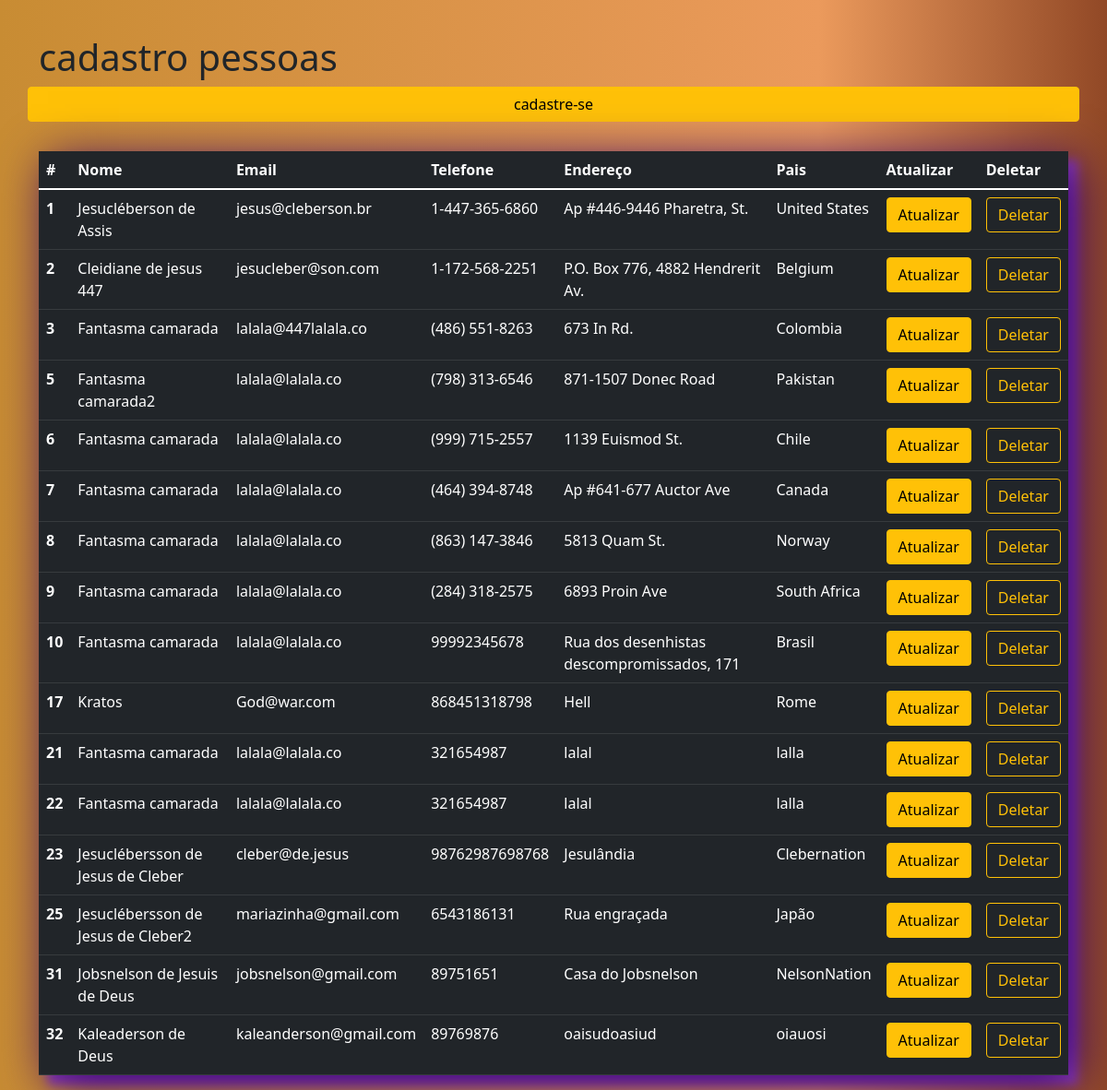
/pages/CRUD_cadastro.php, run on the app's committed database.
### tables this page shows
CREATE TABLE `pessoa` (
  `id_pessoa` int(11) NOT NULL,
  `nome` varchar(250) NOT NULL,
  `email` varchar(250) NOT NULL,
  `telefone` varchar(100) NOT NULL,
  `endereco` varchar(500) NOT NULL,
  `pais` varchar(100) NOT NULL
);

### pages/CRUD_cadastro.php (the view, shortened to what this page needs)
<?php
include'header.php';
$consulta = "select * from pessoa";
$query = mysqli_query($con, $consulta);
$result =mysqli_fetch_all($query, MYSQLI_ASSOC);
?>
<body>
<div class="container">
  <div class="row">
       <h1 style="margin-botton:1cm;margin-top:1cm;">cadastro pessoas</h1>
       <a class="btn mb-3 btn-warning float-start" href="cd_pessoas.php"> cadastre-se</a>
   <div class="col-12">
     <table class="mt-3 table table-dark" style="box-shadow:10px 10px 50px #350068,10px 10px 10px #9644C2;">
             <thead class="table table-dark table- striped">
               <tr>
                <th scope="col">#</th>
                 <th scope="col">Nome</th>
                 <th scope="col">Email</th>
                 <th scope="col">Telefone</th>
                 <th scope="col">Endereço</th>
                 <th scope="col">Pais</th>
                 <th scope="col">Atualizar</th>
                 <th scope="col">Deletar</th>
               </tr>
             </thead>
             <tbody>
<?php
  foreach($result as $pessoa){
     echo"
  <tr>
      <th scope='row'>{$pessoa['id_pessoa']}</th>
     <td>{$pessoa['nome']}</td>
     <td>{$pessoa['email']}</td>
     <td>{$pessoa['telefone']}</td>
     <td>{$pessoa['endereco']}</td>
     <td>{$pessoa['pais']}</td>
     <td><a class='btn btn-warning' href='atualizar_cd.php?var={$pessoa['id_pessoa']}'>Atualizar</a>
     </td>
       <td> <a class='btn btn-outline-warning' href='delete_cd.php?var={$pessoa['id_pessoa']}'>Deletar</a>
       </td>
  </tr>";
                  }
  ?>
                 </tbody>
     </table>
    </div>
  </div>
</div>
<?php
include'footer.php';
?>

### include/header.php (shortened to what this page needs)
<!DOCTYPE HTML>
<html lang="en-US">
<head>
	<link href="https://cdn.jsdelivr.net/npm/bootstrap@5.1.3/dist/css/bootstrap.min.css" rel="stylesheet">
	<link rel="stylesheet" href="https://cdn.jsdelivr.net/npm/bootstrap-icons@1.9.0/font/bootstrap-icons.css">
	<link rel="stylesheet" href="../css/meu.css" />
	<link rel="stylesheet" href="../css/meucss.css" />
	<link rel="stylesheet" href="../css/alert.css" />
</head>

### include/footer.php (shortened to what this page needs)
</body>
</html>

### css/meucss.css (style rules this page uses)
body { background: rgb(200,140,51); background: linear-gradient(90deg, rgba(200,140,51,1) 0%, rgba(235,154,92,1) 74%, rgba(145,72,38,1) 100%); width: 100%; height: 100vh; display: flex; }

### data on the page
pessoa: id_pessoa "1", nome "Jesucléberson de Assis", email "jesus@cleberson.br", telefone "1-447-365-6860", endereco "Ap #446-9446 Pharetra, St.", pais "United States"
pessoa: id_pessoa "2", nome "Cleidiane de jesus 447", email "jesucleber@son.com", telefone "1-172-568-2251", endereco "P.O. Box 776, 4882 Hendrerit Av.", pais "Belgium"
pessoa: id_pessoa "3", nome "Fantasma camarada", email "lalala@447lalala.co", telefone "(486) 551-8263", endereco "673 In Rd.", pais "Colombia"
pessoa: id_pessoa "5", nome "Fantasma camarada2", email "lalala@lalala.co", telefone "(798) 313-6546", endereco "871-1507 Donec Road", pais "Pakistan"
pessoa: id_pessoa "6", nome "Fantasma camarada", email "lalala@lalala.co", telefone "(999) 715-2557", endereco "1139 Euismod St.", pais "Chile"
pessoa: id_pessoa "7", nome "Fantasma camarada", email "lalala@lalala.co", telefone "(464) 394-8748", endereco "Ap #641-677 Auctor Ave", pais "Canada"
pessoa: id_pessoa "8", nome "Fantasma camarada", email "lalala@lalala.co", telefone "(863) 147-3846", endereco "5813 Quam St.", pais "Norway"
pessoa: id_pessoa "9", nome "Fantasma camarada", email "lalala@lalala.co", telefone "(284) 318-2575", endereco "6893 Proin Ave", pais "South Africa"
pessoa: id_pessoa "10", nome "Fantasma camarada", email "lalala@lalala.co", telefone "99992345678", endereco "Rua dos desenhistas descompromissados, 171", pais "Brasil"
pessoa: id_pessoa "17", nome "Kratos", email "God@war.com", telefone "868451318798", endereco "Hell", pais "Rome"
pessoa: id_pessoa "21", nome "Fantasma camarada", email "lalala@lalala.co", telefone "321654987", endereco "lalal", pais "lalla"
pessoa: id_pessoa "22", nome "Fantasma camarada", email "lalala@lalala.co", telefone "321654987", endereco "lalal", pais "lalla"
pessoa: id_pessoa "23", nome "Jesuclébersson de Jesus de Cleber", email "cleber@de.jesus", telefone "98762987698768", endereco "Jesulândia", pais "Clebernation"
pessoa: id_pessoa "25", nome "Jesuclébersson de Jesus de Cleber2", email "mariazinha@gmail.com", telefone "6543186131", endereco "Rua engraçada", pais "Japão"
pessoa: id_pessoa "31", nome "Jobsnelson de Jesuis de Deus", email "jobsnelson@gmail.com", telefone "89751651", endereco "Casa do Jobsnelson", pais "NelsonNation"
pessoa: id_pessoa "32", nome "Kaleaderson de Deus", email "kaleanderson@gmail.com", telefone "89769876", endereco "oaisudoasiud", pais "oiauosi"
